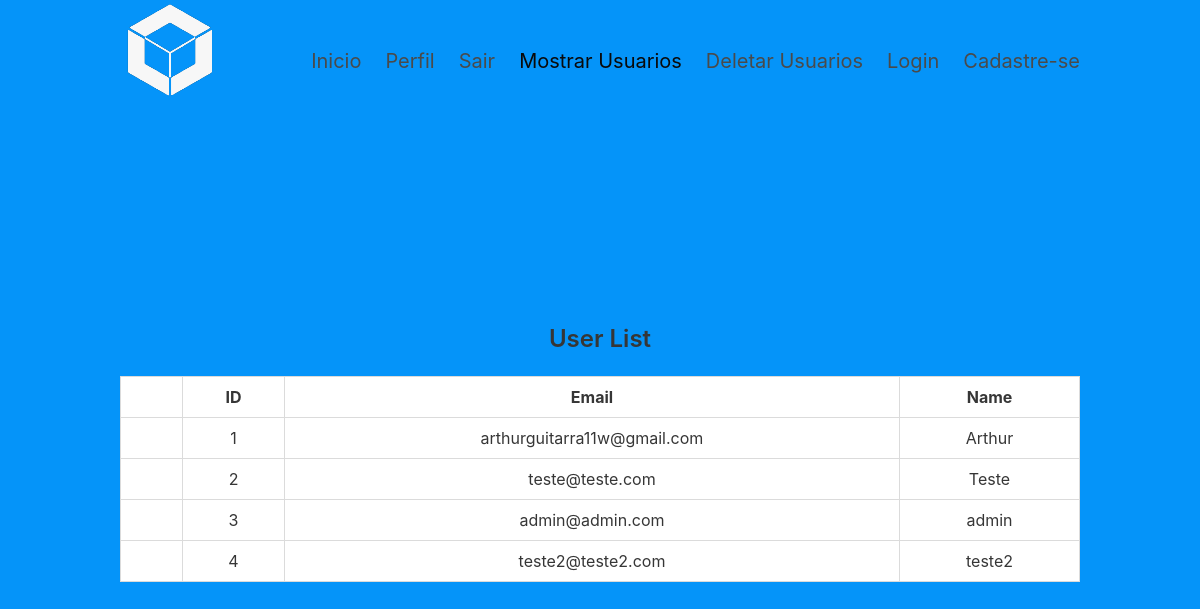
Page /show_users (signed in) on the earlier database version.
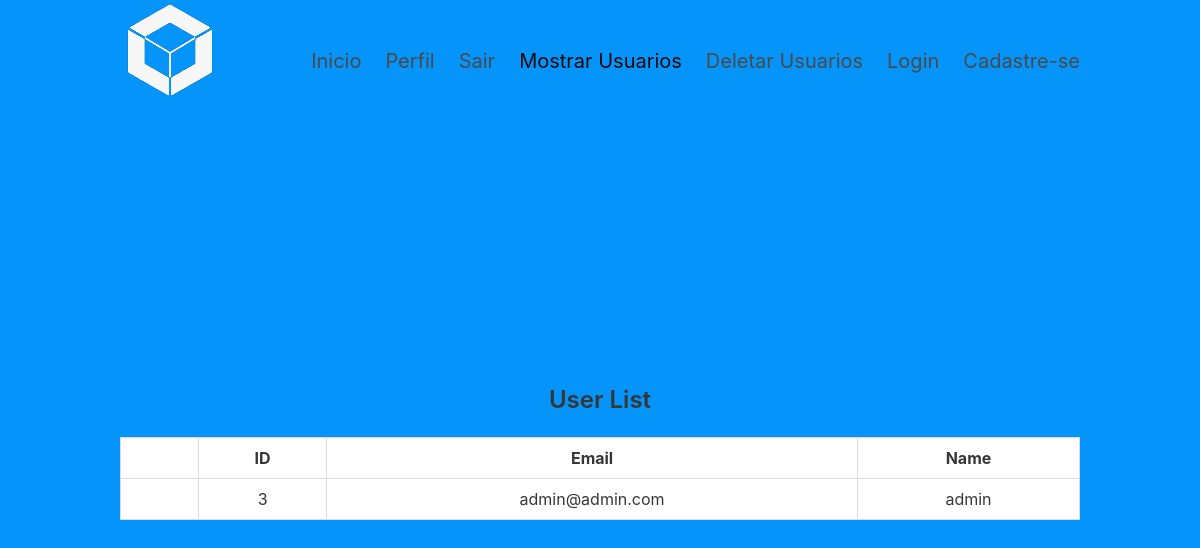
Same page on the later database version.
### models.py (models this page shows)
class User(UserMixin, db.Model):
    id = db.Column(db.Integer, primary_key=True)
    email = db.Column(db.String(100), unique=True)
    password = db.Column(db.String(100))
    name = db.Column(db.String(1000))

### auth.py (the view)
@auth.route('/show_users', methods=['POST', 'GET'])
@login_required
def show_users():
    if current_user.name == "admin" and current_user.email == "admin@admin.com":
        all_users = User.query.all()
        user_list = [{'id': user.id, 'email': user.email, 'name': user.name} for user in all_users]
        if request.method == 'POST':
            return jsonify(users=user_list)
        else:
            return render_template('show_users_page.html', data={'users': user_list})
    else:
        return jsonify(error='Authentication Failed'), 401

### __init__.py (called while the page is built)
def create_app():
    app = Flask(__name__, static_folder='templates/assets', static_url_path='/templates/assets')
    app.config['SECRET_KEY'] = 'aqui fica o segredo'
    app.config['SQLALCHEMY_DATABASE_URI'] = 'sqlite:///db.sqlite'
    app.config['SQLALCHEMY_TRACK_MODIFICATIONS'] = False
    db.init_app(app)
    login_manager = LoginManager()
    login_manager.login_view = 'auth.login'
    login_manager.init_app(app)
    from models import User
    @login_manager.user_loader
    def load_user(user_id):
        return User.query.get(int(user_id))
    from auth import auth as auth_blueprint
    app.register_blueprint(auth_blueprint)
    from main import main as main_blueprint
    app.register_blueprint(main_blueprint)
    return app

### templates/show_users_page.html (shortened to what this page needs)
{% extends "base.html" %}
{% block content %}
    <div class="container">
        {% if 'users' in data %}
            <h2 class="title is-4 has-text-centered">User List</h2>
            <div class="table-container">
                <table class="table is-bordered is-fullwidth">
                    <thead>
                        <tr>
                            <th></th>
                            <th class="has-text-centered">ID</th>
                            <th class="has-text-centered">Email</th>
                            <th class="has-text-centered">Name</th>
                        </tr>
                    </thead>
                    <tbody>
                        {% for user in data['users'] %}
                            <tr>
                                <td></td>
                                <td class="has-text-centered">{{ user['id'] }}</td>
                                <td class="has-text-centered">{{ user['email'] }}</td>
                                <td class="has-text-centered">{{ user['name'] }}</td>
                            </tr>
                        {% endfor %}
                    </tbody>
                </table>
            </div>
        {% endif %}
    </div>
{% endblock %}

### templates/base.html (shortened to what this page needs)
<!DOCTYPE html>
<html>
<head>
    <link rel="stylesheet" href="https://cdn.jsdelivr.net/npm/bulma@0.9.4/css/bulma.min.css">
</head>
<body>
    <section class="hero is-fullheight" style="background-color: #0594f9;">
        <div class="hero-head">
            <nav class="navbar">
                <div class="container">
                    <div id="navbarMenuHeroA" class="navbar-menu">
                        <div class="navbar-start">
                            <a href="{{ url_for('main.index') }}">
                                <img src="/templates/assets/logo.svg" alt="Logo" style="width: 100px;">
                            </a>
                        </div>
                        <div class="navbar-end is-size-5" style="margin-top: 1rem;">
                            <a href="{{url_for('main.index')}}" class="navbar-item {% if request.endpoint == 'main.index' %}is-active{% endif %}">
                                Inicio
                            </a>
                            {% if current_user.is_authenticated %}
                                <a href="{{url_for('main.profile')}}" class="navbar-item {% if request.endpoint == 'main.profile' %}is-active{% endif %}">
                                    Perfil
                                </a>
                                <a href="{{url_for('auth.logout')}}" class="navbar-item {% if request.endpoint == 'auth.logout' %}is-active{% endif %}">
                                    Sair
                                </a>
                                {% if current_user.name == 'admin' and current_user.email == 'admin@admin.com' %}
                                    <a href="{{url_for('auth.show_users')}}" class="navbar-item {% if request.endpoint == 'auth.show_users' %}is-active{% endif %}">
                                        Mostrar Usuarios
                                    </a>
                                    <a href="{{url_for('auth.delete_user')}}" class="navbar-item {% if request.endpoint == 'auth.delete_user' %}is-active{% endif %}">
                                        Deletar Usuarios
                                    </a>
                                {% endif %}
                            {% endif %}
                            {% if not current_user.is_autenticated %}
                                <a href="{{url_for('auth.login')}}" class="navbar-item {% if request.endpoint == 'auth.login' %}is-active{% endif %}">
                                    Login
                                </a>
                                <a href="{{url_for('auth.signup')}}" class="navbar-item {% if request.endpoint == 'auth.signup' %}is-active{% endif %}">
                                    Cadastre-se
                                </a>
                            {% endif %}
                        </div>
                    </div>
                </div>
            </nav>
        </div>
        <div class="hero-body">
            <div class="container has-text-centered">
                {% block content %} {% endblock %}
            </div>
        </div>
    </section>
</body>
</html>

Differences in the rows shown:
removed User: id "1", email "arthurguitarra11w@gmail.com", name "Arthur"
removed User: id "2", email "teste@teste.com", name "Teste"
removed User: id "4", email "teste2@teste2.com", name "teste2"
